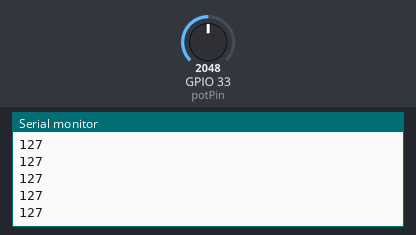
The sketch below on a simulated ESP32. Parts: the last lines printed to the serial monitor. Inputs (shaded band) come from the test bench; at power-on: GPIO 33 (potPin) = 2048. Nothing arrives over Bluetooth unless stated; a phone connects over Bluetooth LE 3 s after start.

Above: at 1.2 s.
1.3 s: GPIO 33 (potPin) set to 2866
At 1.32 s:
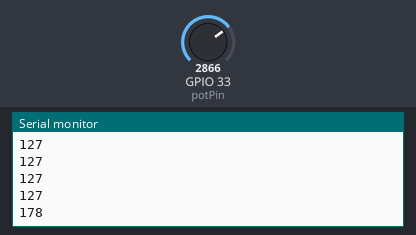
2.8 s: GPIO 33 (potPin) set to 3603
At 2.82 s:
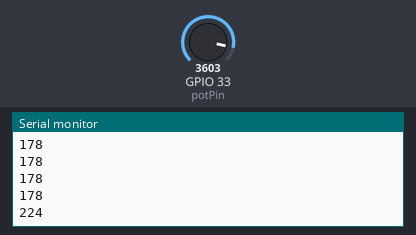
Timing chart, 0 to 5.8 s (numbered marks = the images above; inputs shaded):
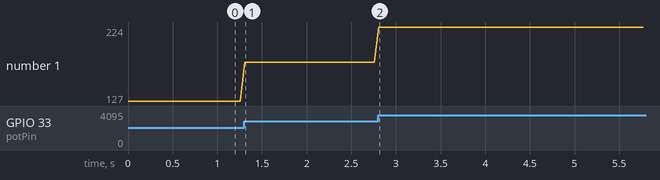

Measured:
- after the input at 1.3 s, the serial monitor: prints a new line at once (image 1)
- after the input at 2.8 s, the serial monitor: prints a new line at once (image 2)
- plotted number 1: 127 → 178 after the input at 1.3 s, 178 → 224 after the input at 2.8 s

The sketch:

esp32_BLE_write.ino
```cpp
#include <BLEDevice.h>
#include <BLEServer.h>
#include <BLEUtils.h>
#include <BLE2902.h>

#define potPin 33
int sensorRead = 0;
uint8_t value = 0;

#define serviceID BLEUUID((uint16_t)0x1700)


BLECharacteristic customCharacteristic(
  BLEUUID((uint16_t)0x1A00),
  BLECharacteristic::PROPERTY_READ |
  BLECharacteristic::PROPERTY_NOTIFY
);


bool deviceConnected = false;
class ServerCallbacks: public BLEServerCallbacks {
    void onConnect(BLEServer* MyServer) {
      deviceConnected = true;
    };

    void onDisconnect(BLEServer* MyServer) {
      deviceConnected = false;
    }
};

void setup() {
  Serial.begin(9600);

  // Create and name the BLE Device
  BLEDevice::init("MyESP32");

  BLEServer *MyServer = BLEDevice::createServer();
  MyServer->setCallbacks(new ServerCallbacks());  // Set the function that handles Server Callbacks


  BLEService *customService = MyServer->createService(BLEUUID((uint16_t)0x1700)); //  A random ID has been selected


  customService->addCharacteristic(&customCharacteristic);  //customCharacteristic was defined above


  customCharacteristic.addDescriptor(new BLE2902());  //Add this line only if the characteristic has the Notify property


  MyServer->getAdvertising()->addServiceUUID(serviceID);

  // Start the service
  customService->start();

  // Start the Server/Advertising
  MyServer->getAdvertising()->start();

  Serial.println("Waiting for a Client to connect...");
}

void loop() {
  sensorRead = analogRead(potPin);  //read the value of the potentiometer
  value = map(sensorRead,0,4095,0,255); //change the value to a range of 0-255 so that it can fit in a single byte
  Serial.println(value);
  if (deviceConnected) {
    /* Set the value */
    customCharacteristic.setValue(&value,2);
    customCharacteristic.notify();  // Notify the client of a change
  }
  delay(50);
}
```
